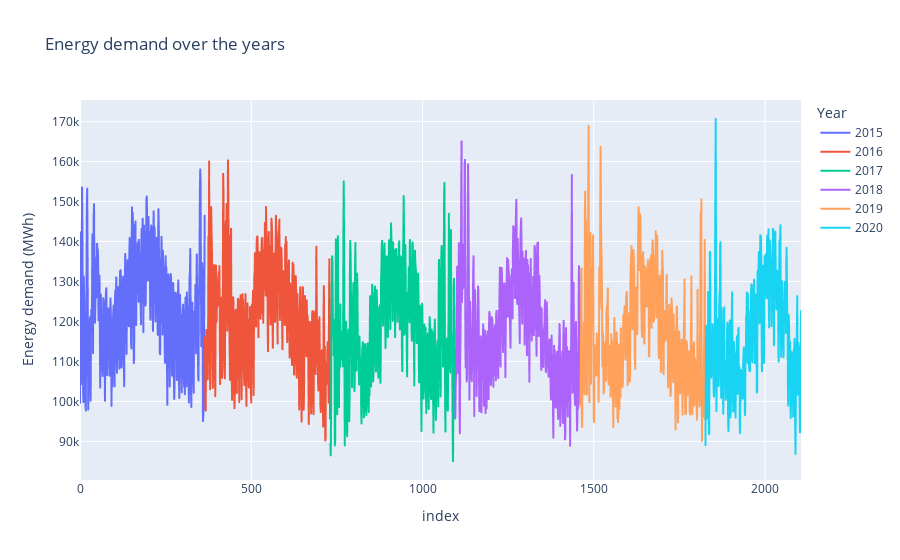

Notebook source saved alongside this figure:
### Code cell
# plotting total energy demand over the years
fig = px.line(
    df,
    x='date', 
    y='demand',
    labels={'year': 'Year', 'demand': 'Energy demand (MWh)'},
    title='Energy demand over the years',
    color='year'
)

fig.show()

### Figure 1 — Plotly figure (JSON) as saved in the notebook; plotly's stock layout.template omitted (floating-point values rounded to 4 significant figures; data arrays with more than 128 entries replaced by an {"elided": "..."} marker saying what was removed)
{"data": [{"hovertemplate": "Year=2015<br>index=%{x}<br>Energy demand (MWh)=%{y}<extra></extra>", "legendgroup": "2015", "line": {"color": "#636efa", "dash": "solid"}, "marker": {"symbol": "circle"}, "mode": "lines", "name": "2015", "showlegend": true, "type": "scattergl", "x": {"elided": "365 int values"}, "xaxis": "x", "y": {"elided": "365 float values"}, "yaxis": "y"}, {"hovertemplate": "Year=2016<br>index=%{x}<br>Energy demand (MWh)=%{y}<extra></extra>", "legendgroup": "2016", "line": {"color": "#EF553B", "dash": "solid"}, "marker": {"symbol": "circle"}, "mode": "lines", "name": "2016", "showlegend": true, "type": "scattergl", "x": {"elided": "366 int values"}, "xaxis": "x", "y": {"elided": "366 float values"}, "yaxis": "y"}, {"hovertemplate": "Year=2017<br>index=%{x}<br>Energy demand (MWh)=%{y}<extra></extra>", "legendgroup": "2017", "line": {"color": "#00cc96", "dash": "solid"}, "marker": {"symbol": "circle"}, "mode": "lines", "name": "2017", "showlegend": true, "type": "scattergl", "x": {"elided": "365 int values"}, "xaxis": "x", "y": {"elided": "365 float values"}, "yaxis": "y"}, {"hovertemplate": "Year=2018<br>index=%{x}<br>Energy demand (MWh)=%{y}<extra></extra>", "legendgroup": "2018", "line": {"color": "#ab63fa", "dash": "solid"}, "marker": {"symbol": "circle"}, "mode": "lines", "name": "2018", "showlegend": true, "type": "scattergl", "x": {"elided": "365 int values"}, "xaxis": "x", "y": {"elided": "365 float values"}, "yaxis": "y"}, {"hovertemplate": "Year=2019<br>index=%{x}<br>Energy demand (MWh)=%{y}<extra></extra>", "legendgroup": "2019", "line": {"color": "#FFA15A", "dash": "solid"}, "marker": {"symbol": "circle"}, "mode": "lines", "name": "2019", "showlegend": true, "type": "scattergl", "x": {"elided": "365 int values"}, "xaxis": "x", "y": {"elided": "365 float values"}, "yaxis": "y"}, {"hovertemplate": "Year=2020<br>index=%{x}<br>Energy demand (MWh)=%{y}<extra></extra>", "legendgroup": "2020", "line": {"color": "#19d3f3", "dash": "solid"}, "marker": {"symbol": "circle"}, "mode": "lines", "name": "2020", "showlegend": true, "type": "scattergl", "x": {"elided": "280 int values"}, "xaxis": "x", "y": {"elided": "280 float values"}, "yaxis": "y"}], "layout": {"legend": {"title": {"text": "Year"}, "tracegroupgap": 0}, "title": {"text": "Energy demand over the years"}, "xaxis": {"anchor": "y", "domain": [0, 1], "title": {"text": "index"}}, "yaxis": {"anchor": "x", "domain": [0, 1], "title": {"text": "Energy demand (MWh)"}}}}
